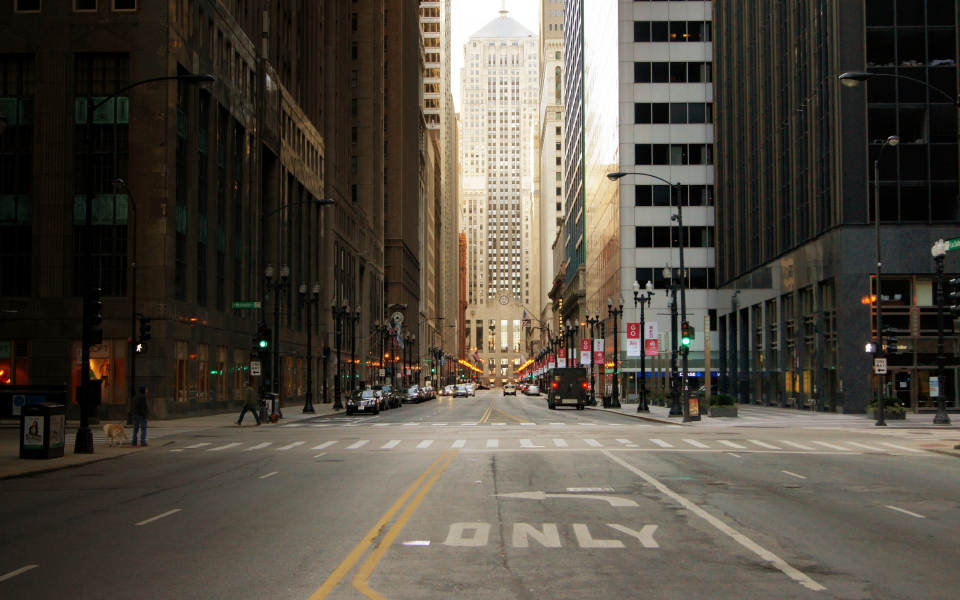
#> input picture homework/homework7/city-full.jpeg, 2880 x 1800 px (shown at 1/3 size)
$ jupyter execute HomeWork7.ipynb
#> lines starting #> are read from the running program, lines starting #| are printed output that depends on the picture
[cell 1]
import cv2
import os
import numpy as np
import matplotlib.pyplot as plt

img = cv2.imread('city-full.jpeg')
#> img is the input picture: shape (1800, 2880, 3); mean B, G, R 63.8, 74, 80.3
scale_up_x = 0.5
scale_up_y = 0.5
scale_down = 0.6
width = int(img.shape[1] * scale_up_x)
#> width = 1440
height = int(img.shape[0] * scale_up_y)
#> height = 900
dim = (width, height)
#> dim = (1440, 900)
a = res_inter_nearset = cv2.resize(img, dim, interpolation = cv2.INTER_NEAREST)
b = res_inter_linear = cv2.resize(img, dim, interpolation = cv2.INTER_LINEAR)
c = res_inter_area = cv2.resize(img, dim, interpolation = cv2.INTER_AREA)
print(a)
#> (printed output is left out)
print(b)
#> (printed output is left out)
print(c)
#> (printed output is left out)

cv2.imshow('INTER_NEARES',a)
cv2.waitKey()

cv2.imshow('INTER_LINEAR',b)
cv2.waitKey()

cv2.imshow('INTER_AREA',c)
cv2.waitKey()
cv2.destroyAllWindows()

[cell 2]
# divide into patches

size = img.shape
#> size = (1800, 2880, 3)
print(size)
#| (1800, 2880, 3)

columns = 3
rows = 3

y_patch_length = size[0] / 3
#> y_patch_length = 600
x_patch_length = size[1] / 3
#> x_patch_length = 960
for i in range(0, rows):
    for j in range(0, columns):
        int_x_patch = int(x_patch_length)
        int_y_patch = int(y_patch_length)
        cropped_x = int_x_patch * j
        cropped_x1 = int_x_patch * (j+1)
        cropped_y = int_y_patch * i
        cropped_y1 = int_y_patch * (i+1)
        patch = img[cropped_y : cropped_y1, cropped_x : cropped_x1]
        cv2.imwrite(f'cropped/cropped-'+ str(i) +'-'+ str(j) + '.png', patch)
#> this loop made 3 passes
#> pass 1, `cv2.imwrite(f'cropped/cropped-'+ str(i) +'-'+ str(j) + '.png', patch)`:
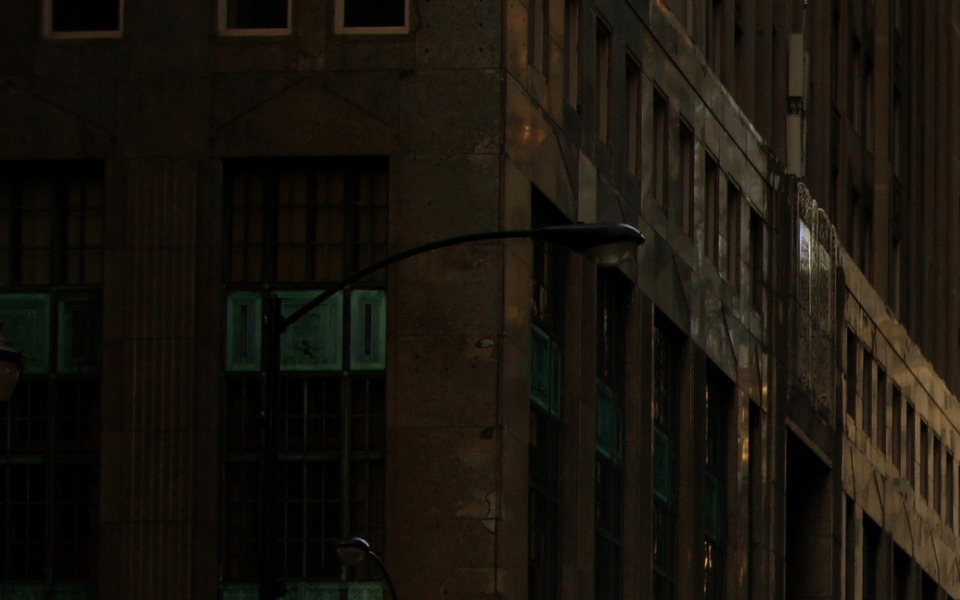
#> saved as cropped-0-0.png: shape (600, 960, 3); mean B, G, R 12.5, 19.8, 24.3
#> pass 1, `cv2.imwrite(f'cropped/cropped-'+ str(i) +'-'+ str(j) + '.png', patch)`:
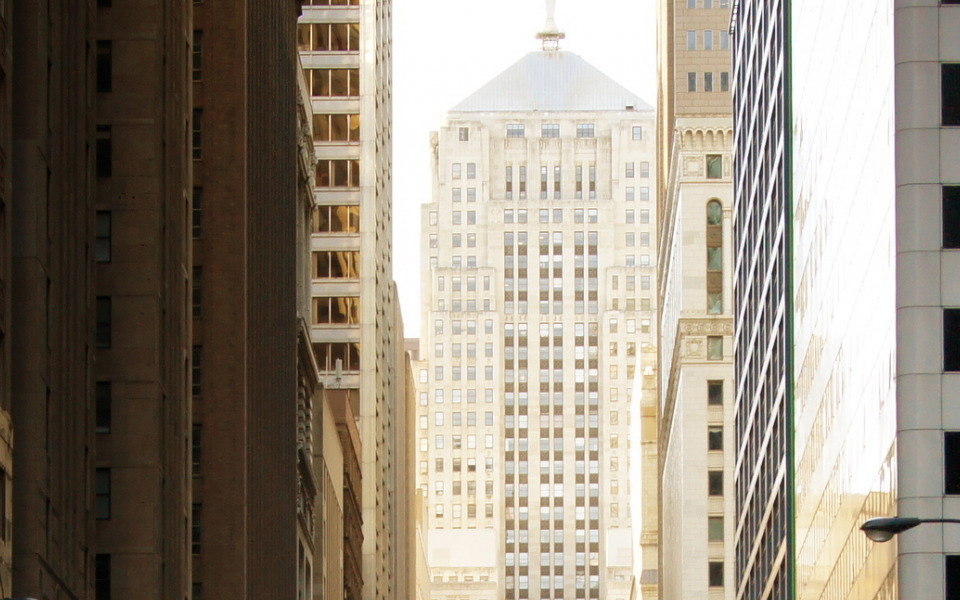
#> saved as cropped-0-1.png: shape (600, 960, 3); mean B, G, R 128.1, 142, 151.7
#> pass 1, `cv2.imwrite(f'cropped/cropped-'+ str(i) +'-'+ str(j) + '.png', patch)`:
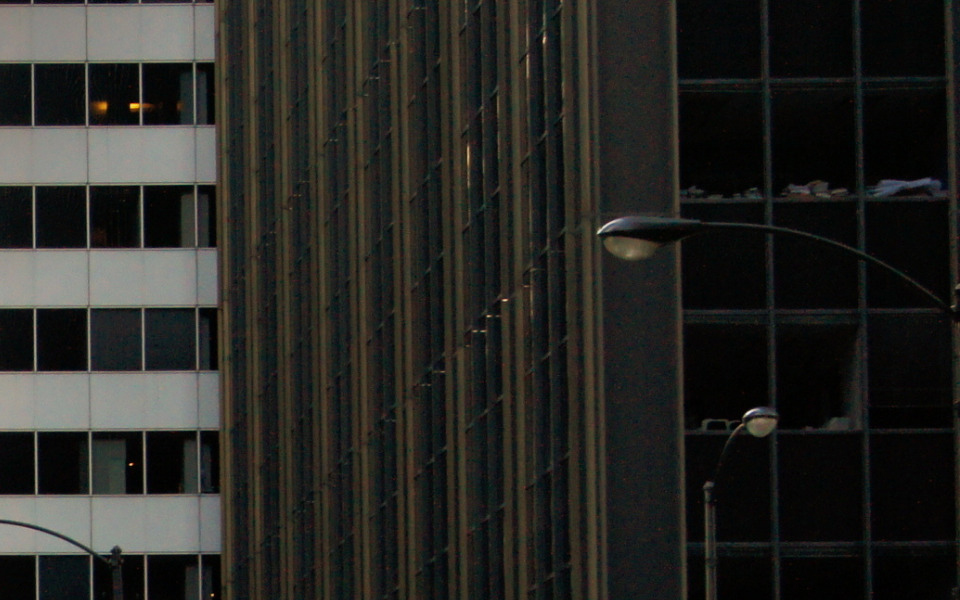
#> saved as cropped-0-2.png: shape (600, 960, 3); mean B, G, R 35.9, 39.4, 39.7
#> pass 2, `cv2.imwrite(f'cropped/cropped-'+ str(i) +'-'+ str(j) + '.png', patch)`:
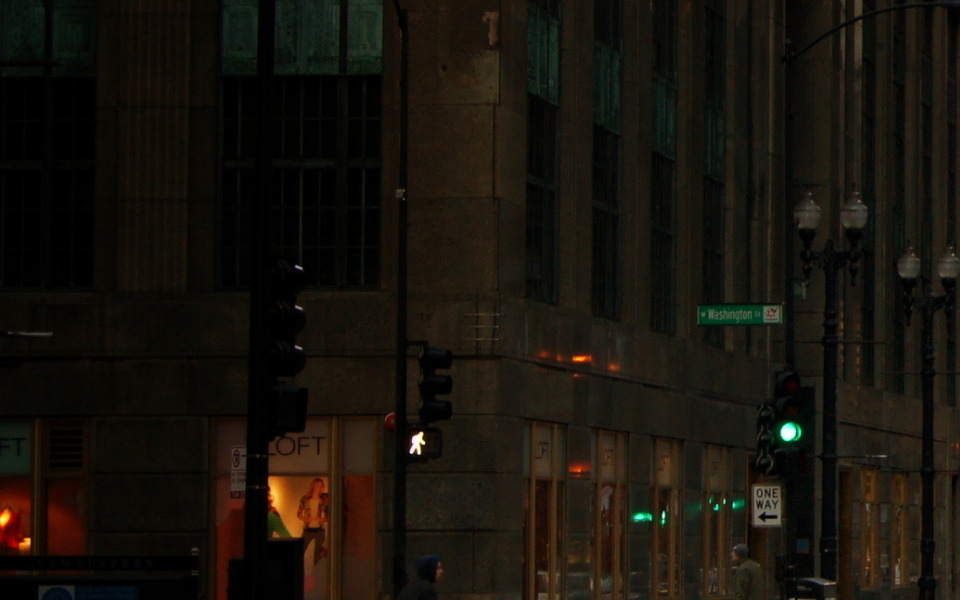
#> saved as cropped-1-0.png: shape (600, 960, 3); mean B, G, R 12, 19.1, 23.5

[cell 3]
#display patches
import matplotlib.pyplot as plt

fig1, fig2 = plt.subplots(nrows=rows, ncols=columns)
for i in range(0, rows):
    for j in range(0, columns):
        img = plt.imread(f'cropped/cropped-'+ str(i) +'-'+ str(j) + '.png')
#> img: shape (600, 960, 3) float32
        fig2[i,j].axis('off')
        fig2[i,j].imshow(img)
plt.tight_layout()
plt.show()
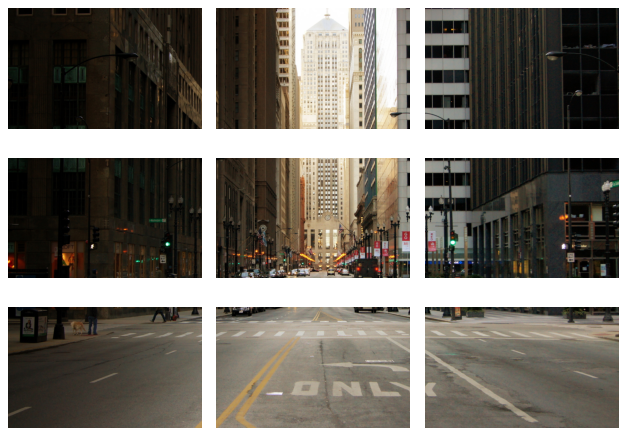
#> figure drawn by matplotlib, 9 panels
